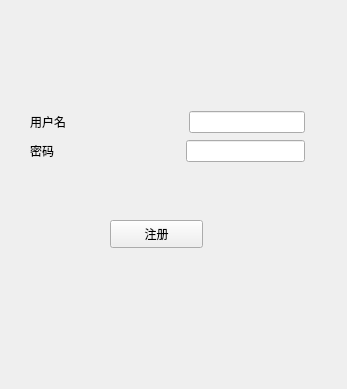
<?xml version="1.0" encoding="UTF-8"?>
<ui version="4.0">
 <class>Register</class>
 <widget class="QWidget" name="Register">
  <property name="geometry">
   <rect>
    <x>0</x>
    <y>0</y>
    <width>347</width>
    <height>389</height>
   </rect>
  </property>
  <property name="windowTitle">
   <string>Form</string>
  </property>
  <widget class="QPushButton" name="Register_2">
   <property name="geometry">
    <rect>
     <x>110</x>
     <y>220</y>
     <width>93</width>
     <height>28</height>
    </rect>
   </property>
   <property name="text">
    <string>注册</string>
   </property>
  </widget>
  <widget class="QWidget" name="">
   <property name="geometry">
    <rect>
     <x>30</x>
     <y>110</y>
     <width>275</width>
     <height>55</height>
    </rect>
   </property>
   <layout class="QVBoxLayout" name="verticalLayout">
    <item>
     <layout class="QHBoxLayout" name="horizontalLayout">
      <item>
       <widget class="QLabel" name="label">
        <property name="text">
         <string>用户名</string>
        </property>
       </widget>
      </item>
      <item>
       <spacer name="horizontalSpacer">
        <property name="orientation">
         <enum>Qt::Horizontal</enum>
        </property>
        <property name="sizeHint" stdset="0">
         <size>
          <width>40</width>
          <height>20</height>
         </size>
        </property>
       </spacer>
      </item>
      <item>
       <widget class="QLineEdit" name="user_name"/>
      </item>
     </layout>
    </item>
    <item>
     <layout class="QHBoxLayout" name="horizontalLayout_2">
      <item>
       <widget class="QLabel" name="label_2">
        <property name="text">
         <string>密码  </string>
        </property>
       </widget>
      </item>
      <item>
       <spacer name="horizontalSpacer_2">
        <property name="orientation">
         <enum>Qt::Horizontal</enum>
        </property>
        <property name="sizeHint" stdset="0">
         <size>
          <width>40</width>
          <height>20</height>
         </size>
        </property>
       </spacer>
      </item>
      <item>
       <widget class="QLineEdit" name="user_password"/>
      </item>
     </layout>
    </item>
   </layout>
  </widget>
 </widget>
 <resources/>
 <connections/>
</ui>
